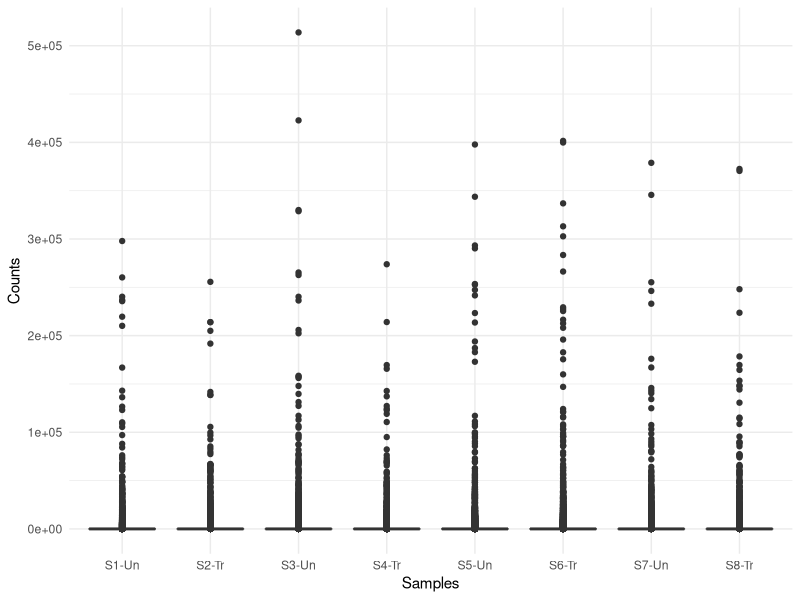
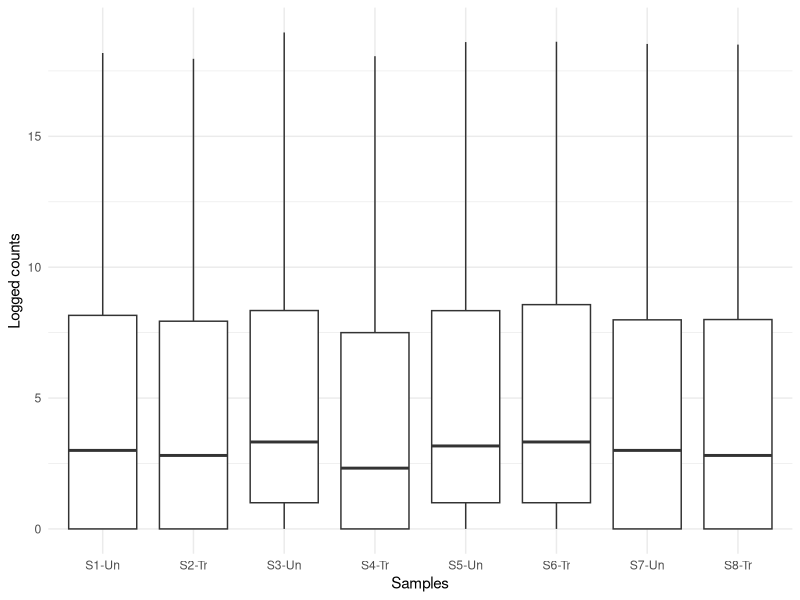

These charts were generated, in order, by the following R code:
## ---- chunk 1
coldata <- read.csv("data/coldata.csv")
head(coldata) # this head function shows the first 6 lines of an object. 

## ---- chunk 2
class(coldata)
## ---- chunk 3
countdata <- read.csv("data/count.data.csv")
head(countdata) 
## ---- chunk 4
names(countdata)[2:9] <- c("S1-Un", "S2-Tr","S3-Un", "S4-Tr","S5-Un", "S6-Tr","S7-Un", "S8-Tr")
head(countdata)
## ---- chunk 5

library(tidyverse)

## ---- chunk 6
# Convert counts data to long format for ggplot
counts_long <- countdata %>%
  pivot_longer(cols = -GeneID, names_to = "Sample", values_to = "Counts")
## ---- chunk 7
# Create boxplot with ggplot2
ggplot(data = counts_long, mapping = aes(x = Sample, y = Counts)) +
  geom_boxplot() +
  labs(x = "Samples", y = "Counts") +
  theme_minimal()
## ---- chunk 8
colSums(countdata == 0) # adds up how many zeros are in each column 
## ---- chunk 9
countdata_nozeros <- countdata %>%
  filter(rowSums(across(-GeneID)) > 0)
## ---- chunk 10

counts_long <- countdata_nozeros %>%
  pivot_longer(cols = -GeneID, names_to = "Sample", values_to = "Counts") 

counts_long <- counts_long %>%
  mutate(logCounts = log2(Counts + 1))

ggplot(data = counts_long, mapping = aes(x = Sample, y = logCounts)) +
  geom_boxplot() +
  labs(x = "Samples", y = "Logged counts") +
  theme_minimal()
## ---- chunk 11
#| echo: false

saveRDS(countdata_nozeros, "data/countdata_nozeros.rds")
saveRDS(counts_long, "data/counts_long.rds")
saveRDS(coldata, "data/coldata.rds")
